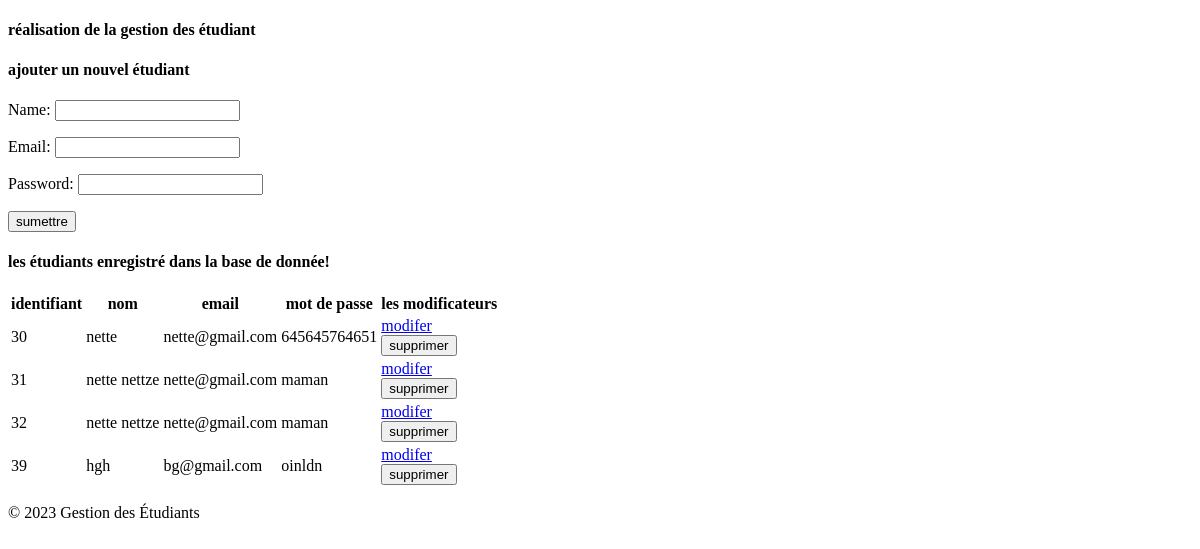
The app's page /enregistrement/, older data.
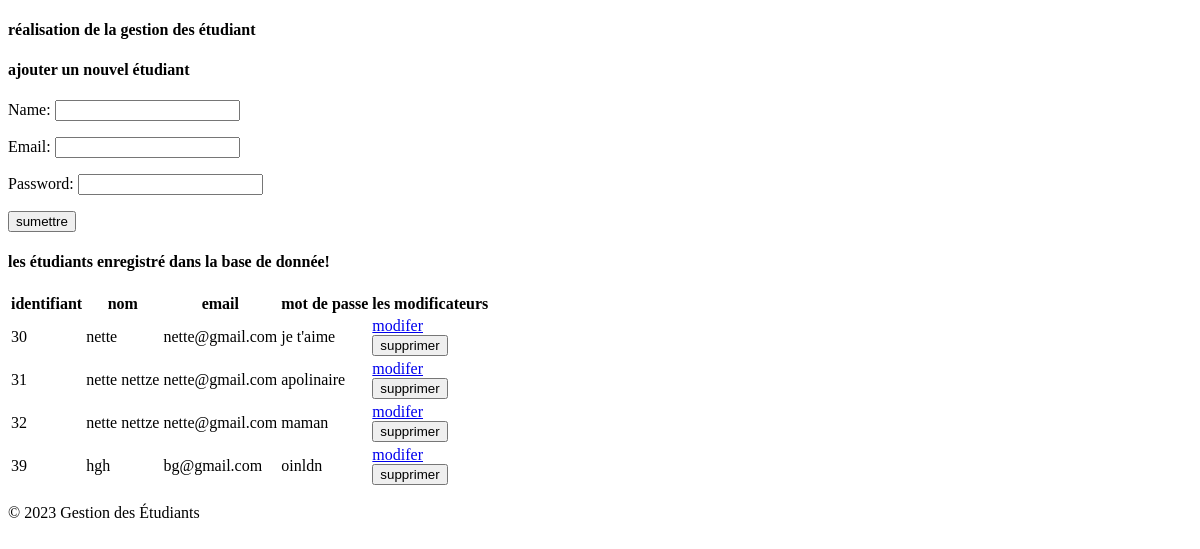
The same page, newer data.
### etudiant/models.py (models this page shows)
class User(models.Model):
    name= models.CharField(max_length=70)
    email= models.CharField(max_length=80)
    password= models.CharField(max_length=100)

### etudiant/views.py (the view)
# urls.py: path('enregistrement/',views.show, name = "affichage"),
def show(request):
    if request.method == 'POST':
        fm =Student_registrations(request.POST)
        if fm.is_valid():
            nettoyer_nom= fm.cleaned_data['name']
            nettoyer_email= fm.cleaned_data['email']
            nettoyer_password= fm.cleaned_data['password']
            reg= User(name=nettoyer_nom, email=nettoyer_email, password=nettoyer_password)
            reg.save()
            fm= Student_registrations()
    else:
        fm =Student_registrations()
    student= User.objects.all()
    return render(request, 'etudiant/affichage.html', {'form':fm, 'etudiant':student})

### etudiant/forms.py
class Student_registrations(forms.ModelForm):
    class Meta:
        model = User
        fields = ['name','email','password']
        widgets={
            'name': forms.TextInput(attrs={'class':'form-control'}),
            'email': forms.EmailInput(attrs={'class':'form-control'}),
            'password': forms.PasswordInput(attrs={'class':'form-control'}),
        }

### etudiant/templates/etudiant/affichage.html (shortened to what this page needs)
{% extends 'etudiant/base.html'%}
{% block content%}
<h4>ajouter un nouvel étudiant</h4>
<form action="" method="POST">
    {{form.as_p}}
    <button type="submit">sumettre</button>
</form>
<div>
    <h4>les étudiants enregistré dans la base de donnée!</h4>
    {%if etudiant %}
        <table>
            <thead>
                <tr>
                    <th>identifiant</th>
                    <th>nom</th>
                    <th>email</th>
                    <th>mot de passe</th>
                    <th>les modificateurs</th>
                </tr>
            </thead>
            <tbody>
                {%for etud in etudiant%}
                <tr>
                    <td>{{etud.id}}</td>
                    <td>{{etud.name}}</td>
                    <td>{{etud.email}}</td>
                    <td>{{etud.password}}</td>
                    <td>
                        <a href="{% url 'mise_a_jour' etud.id %}">modifer</a>
                        <form action="{% url 'suppression_donnee' etud.id %}" method="post" >
                            <button type="submit">supprimer</button>
                        </form>
                    </td>
                </tr>
                {% endfor %}
            </tbody>
        </table>
    {%else%}
        <h4>pas d'enregistrement</h4>
    {%endif%}
</div>
{%endblock content%}

Row changes from the older to the newer data that the page shows:
changed User "nette": password "645645764651" → "je t'aime"
changed User id 31: password "maman" → "apolinaire"
